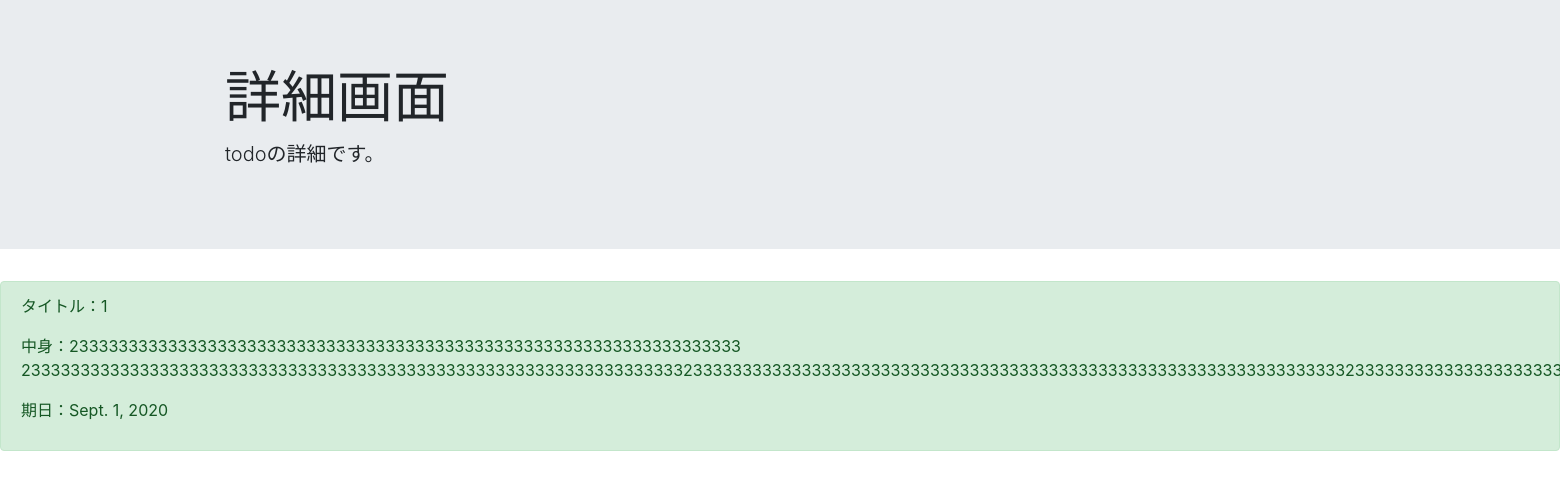
The app's page /detail/8 with its own data.
### todo/models.py (models this page shows, shortened)
class TodoModel(models.Model):
  title = models.CharField(max_length=100)
  memo = models.TextField(max_length=100)
  priority = models.CharField(
    max_length = 50,
    choices = PRIORITY
  )
  duedate = models.DateField()

### todo/views.py (the view)
# urls.py: path('detail/<int:pk>',TodoDetail.as_view(), name='detail'),
class TodoDetail(DetailView):
  template_name = 'detail.html'
  model = TodoModel

### templates/detail.html
{% extends 'base.html' %}
{% block header %}
<div class="jumbotron jumbotron-fluid">
  <div class="container">
    <h1 class="display-4">詳細画面</h1>
    <p class="lead">todoの詳細です。</p>
  </div>
</div>
{% endblock header %}
{% block content %}
<div class 'container'>
  <div class="alert alert-success" role="alert">
    <p>タイトル：{{ object.title }}</p>
    <p>中身：{{ object.memo }}</p>
    <p>期日：{{ object.duedate }}</p>
  </div>
</div>
{% endblock content%}

### records on screen
TodoModel: title "1", memo "23333333333333333333333333333333333333333333333333333333333333333333…", duedate "Sept. 1, 2020"
